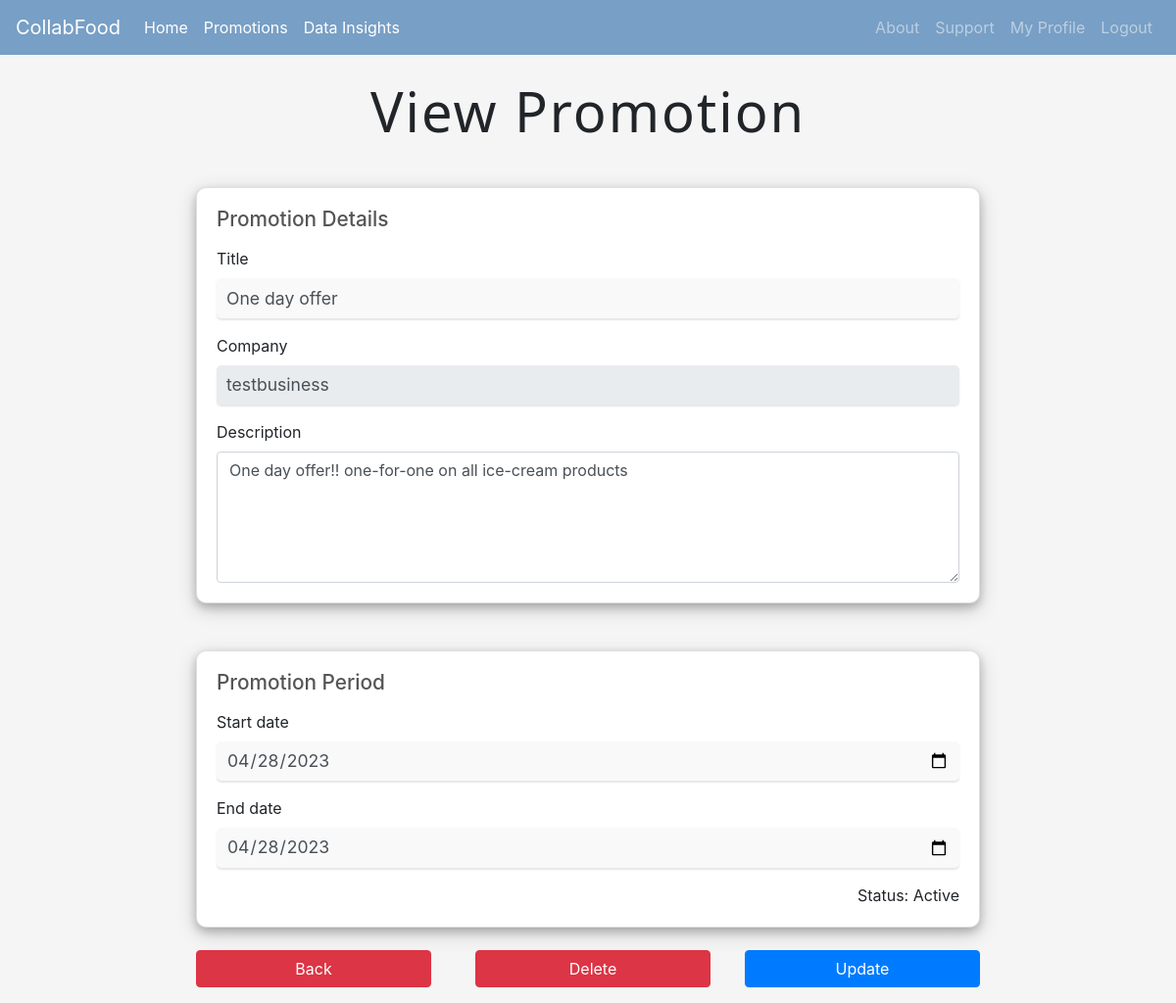
The app's page /viewpromotion/3/ (signed in), older data.
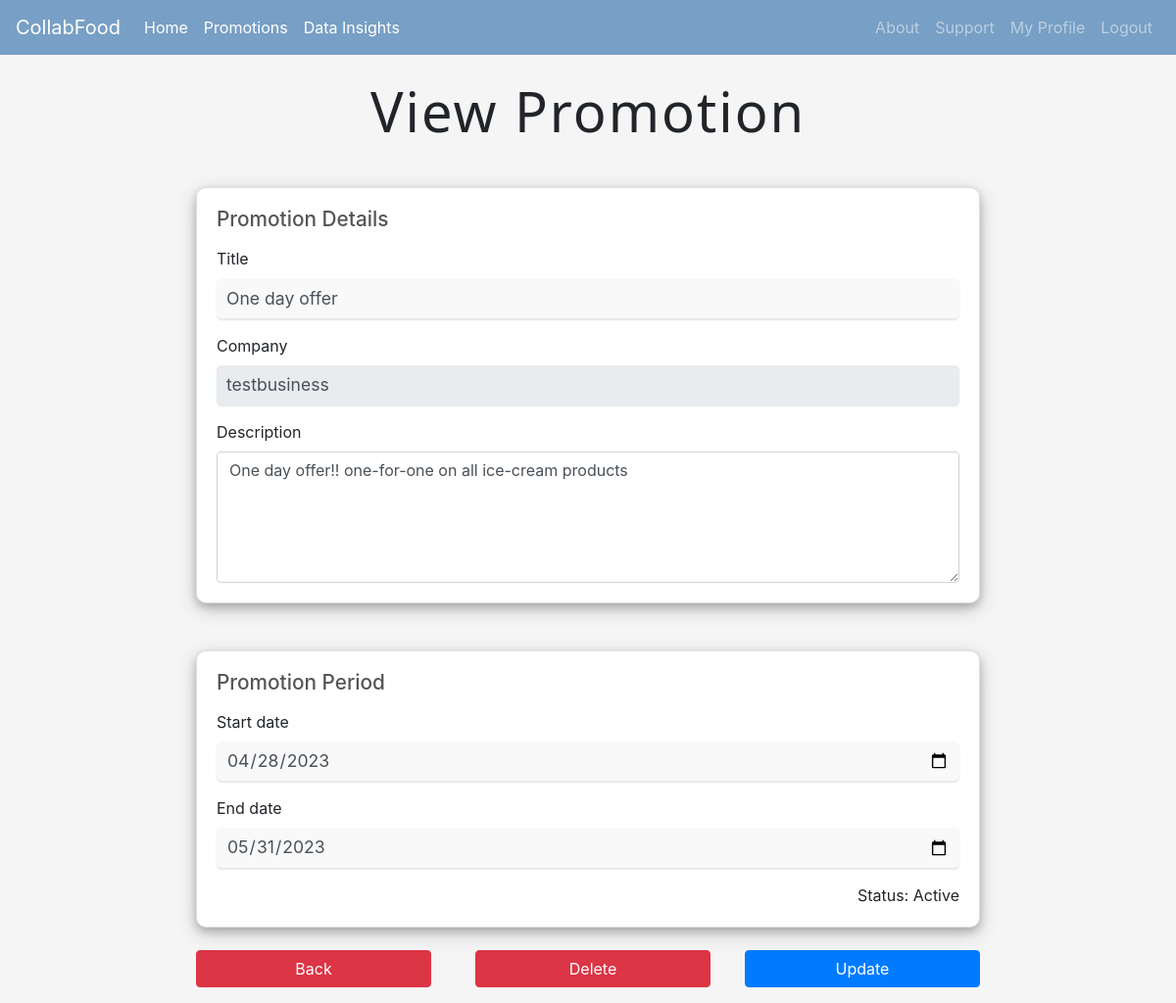
The same page, newer data.
### Homepage/models.py (models this page shows, shortened)
class Promotion(models.Model):
    title = models.CharField(max_length=100)
    description = models.CharField(max_length=999)
    createdBy = models.ForeignKey(User, on_delete=models.CASCADE)
    createdDate = models.DateTimeField(auto_now_add=True)
    startDate = models.DateField()
    endDate = models.DateField()
    isActive = models.BooleanField(default=True)

### Homepage/views.py (the view)
# urls.py: path('viewpromotion/<int:promotion_id>/',views.view_promotion ,name='viewpromotion'),
@login_required
def view_promotion(request, promotion_id=None):
	users = User.objects.all()
	user_type = UserType.objects.get(user=request.user)
	promotion = Promotion.objects.get(id=promotion_id)
	readonly = ''
	if user_type.userType == "user":
		readonly = "readonly"
	context = {
		'user_type': user_type,
		'users':users,
		'promotion':promotion,
		'readonly': readonly,
		}
	return render(request, 'viewpromotion.html', context)

### Homepage/templates/viewpromotion.html (shortened to what this page needs)
{% extends 'base.html' %}
{% block content %}
<h1 class="text-center display-4">View Promotion</h1>
<br>
<div id="grid-container2">
  <div class="card mb-5">
    <div class="card-body">
<form method="post" action="{% url 'updatepromotion' promotion_id=promotion.id %}">
  <h3>Promotion Details</h3>
  <div class="form-group">
            <label for="title">Title</label>
            <input type="text" class="form-control" id="title" name="title" value = "{{promotion.title}}" {{readonly}}>
        </div>
        <div class="form-group">
            <label for="company">Company</label>
            <input type="text" class="form-control" id="company" name="company" value = "{{promotion.createdBy}}" readonly>
        </div>
        <label for="description">Description</label>
    <textarea class="form-control" id="description" name="description" rows="5" {{readonly}}>{{promotion.description}}</textarea>
    </div>
    </div>
  <div class="grid-container">
    <div class="card mb-5">
      <div class="card-body">
  <h3>Promotion Period</h3>
      <div class="form-group">
        <label for="startDate">Start date</label>
        <input type="date" class="form-control" id="startDate" name="startDate" value = "{{ promotion.startDate|date:'Y-m-d' }}" {{readonly}}>
      </div>
      <div class="form-group">
        <label for="endDate">End date</label>
        <input type="date" class="form-control" id="endDate" name="endDate"  value = "{{promotion.endDate|date:'Y-m-d'}}" {{readonly}}>
      </div>
    <div style="margin-left: auto;">
    {% if user_type.userType == 'admin' or user_type.userType == 'business' %}
      {% if promotion.isActive %}
      <div>
        <div>
          <span style="float: right;">Status: Active</span>
      </div>
      {%else%}
      <div>
        Status: Inactivated
      </div>
      {% endif %}
    </div>
  </div>
</div>
</div>
</div>
      <div class="form-group buttons" style="margin-top: -25px;">
        <a href="javascript:history.back()" class="btn btn-danger">Back</a>
    {% endif %}
    {% if user_type.userType == 'admin' or user_type.userType == 'business' %}
    <button type="submit" class="btn btn-danger" formaction="{% url 'deletepromotion' promotion_id=promotion.id %}" formmethod="post">Delete</button>
    <button type="submit" class="btn btn-primary">Update</button>
    {% endif %}
    </div>
    </div>
{% endblock %}

Row changes from the older to the newer data that the page shows:
changed Promotion "One day offer": endDate "04/28/2023" → "05/31/2023"
